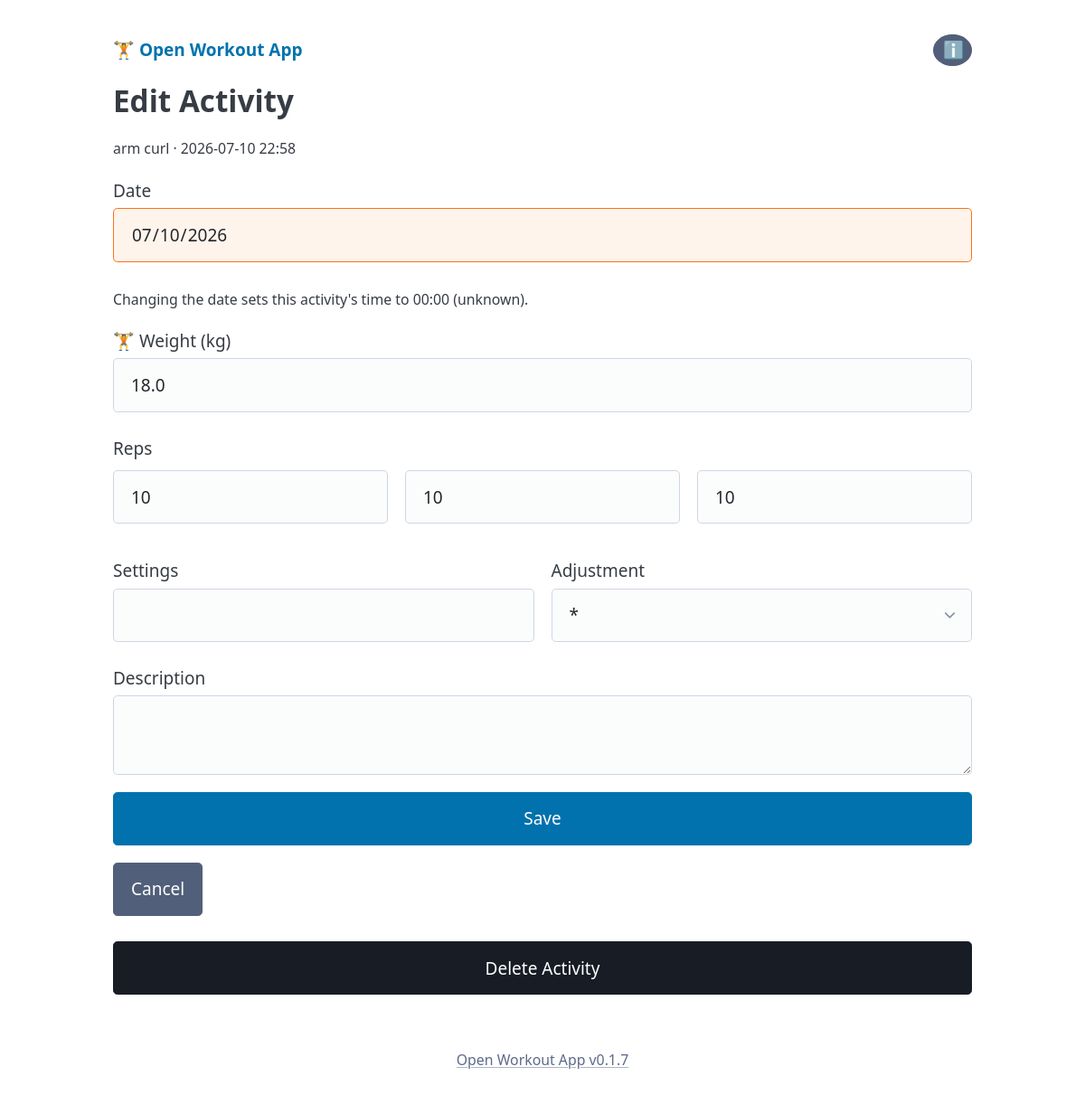
/activities/1/edit, run on the app's committed database.
### app/models.py (models this page shows, shortened)
class Exercise(db.Model):
    __tablename__ = "exercise"
    id = db.Column(db.Integer, primary_key=True)
    name = db.Column(db.String(100), unique=True, nullable=False)
    has_weight = db.Column(db.Boolean, nullable=False, default=True)
    has_duration = db.Column(db.Boolean, nullable=False, default=False)
    has_reps = db.Column(db.Boolean, nullable=False, default=True)
    description = db.Column(db.Text, nullable=True)
    activities = db.relationship(
        "Activity",
        backref="exercise",
        lazy=True,
        cascade="all, delete-orphan",
        order_by="Activity.timestamp.desc()",
    )

class Activity(db.Model):
    __tablename__ = "activity"
    id = db.Column(db.Integer, primary_key=True)
    exercise_id = db.Column(db.Integer, db.ForeignKey("exercise.id"), nullable=False)
    workout_id = db.Column(db.Integer, db.ForeignKey("workout.id"), nullable=True)
    timestamp = db.Column(db.DateTime, default=datetime.now, nullable=False)
    weight = db.Column(db.Float, nullable=True)    # kg
    duration = db.Column(db.Float, nullable=True)  # minutes
    reps = db.Column(db.JSON, nullable=True)         # list of ints, e.g. [10, 10, 7]
    settings = db.Column(db.String(200), nullable=True)
    adjustment = db.Column(db.String(1), nullable=True)  # "-", "*", "+" or NULL
    description = db.Column(db.Text, nullable=True)  # free-text note about this activity

### app/routes/activities.py (the view)
@bp.route("/<int:activity_id>/edit")
def activity_edit_page(activity_id):
    activity = Activity.query.get_or_404(activity_id)
    return render_template(
        "activity_edit.html", activity=activity, exercise=activity.exercise,
        adjustments=ADJUSTMENTS,
    )

### app/__init__.py (called while the page is built)
def create_app():
    app = Flask(__name__)
    data_dir = os.environ.get("DATA_DIR", os.path.join(os.path.dirname(__file__), "data"))
    os.makedirs(data_dir, exist_ok=True)
    app.config["SQLALCHEMY_DATABASE_URI"] = "sqlite:///" + os.path.join(data_dir, "app.db")
    app.config["SQLALCHEMY_TRACK_MODIFICATIONS"] = False
    db.init_app(app)
    with app.app_context():
        db.create_all()
    for blueprint in ALL_BLUEPRINTS:
        app.register_blueprint(blueprint)
    @app.context_processor
    def inject_template_globals():
        return {"app_version": APP_VERSION, "today": date.today()}
    return app

### app/templates/activity_edit.html (shortened to what this page needs)
{% extends 'base.html' %}
{% block content %}
<h2>Edit Activity</h2>
<p><small>{{ exercise.name }} &middot; {{ activity.timestamp.strftime('%Y-%m-%d %H:%M') }}</small></p>
<form method="post" action="{{ url_for('activities.activity_update', activity_id=activity.id) }}">
  <label>Date
    <input type="date" name="date" value="{{ activity.timestamp.strftime('%Y-%m-%d') }}"
           class="{{ 'date-warning' if activity.timestamp.date() != today else '' }}">
  </label>
  <p><small>Changing the date sets this activity's time to 00:00 (unknown).</small></p>
  {% if exercise.has_weight or exercise.has_duration %}
  <div class="grid">
    {% if exercise.has_weight %}
    <label>&#127947;&#65039; Weight (kg)
      <input type="number" step="0.5" inputmode="decimal" name="weight"
             value="{{ activity.weight if activity.weight is not none else '' }}">
    </label>
    {% endif %}
  </div>
  {% endif %}
  {% if exercise.has_reps %}
  <fieldset>
    <legend>Reps</legend>
    <div class="grid">
      <input type="number" inputmode="numeric" name="reps1" placeholder="Set 1"
             value="{{ activity.reps[0] if activity.reps and activity.reps|length > 0 else '' }}">
      <input type="number" inputmode="numeric" name="reps2" placeholder="Set 2"
             value="{{ activity.reps[1] if activity.reps and activity.reps|length > 1 else '' }}">
      <input type="number" inputmode="numeric" name="reps3" placeholder="Set 3"
             value="{{ activity.reps[2] if activity.reps and activity.reps|length > 2 else '' }}">
    </div>
  </fieldset>
  {% endif %}
  <div class="grid">
    <label>Settings
      <input type="text" name="settings" autocomplete="off" value="{{ activity.settings or '' }}">
    </label>
    <label>Adjustment
      <select name="adjustment">
        {% for a in adjustments %}
        <option value="{{ a }}" {% if activity.adjustment == a %}selected{% endif %}>{{ a }}</option>
        {% endfor %}
      </select>
    </label>
  </div>
  <label>Description
    <textarea name="description" rows="2">{{ activity.description or '' }}</textarea>
  </label>
  <button type="submit">Save</button>
  <a href="{{ url_for('activities.activities_list') }}" role="button" class="secondary">Cancel</a>
</form>
<form method="post" action="{{ url_for('activities.activity_delete', activity_id=activity.id) }}"
      onsubmit="return confirm('Delete this activity?');" style="margin-top:1.5rem;">
  <button type="submit" class="contrast">Delete Activity</button>
</form>
{% endblock %}

### app/templates/base.html (style rules this page uses)
input[type="date"].date-warning { border-color: #f97316; background: rgba(249, 115, 22, 0.08); }

### data on the page
Exercise: name "arm curl"
Activity: timestamp "2026-07-10 22:58", date "07/10/2026", weight "18.0", reps1 "10", reps2 "10", reps3 "10", adjustment "*"

### other printed values
{{ app_version }} "0.1.7"
